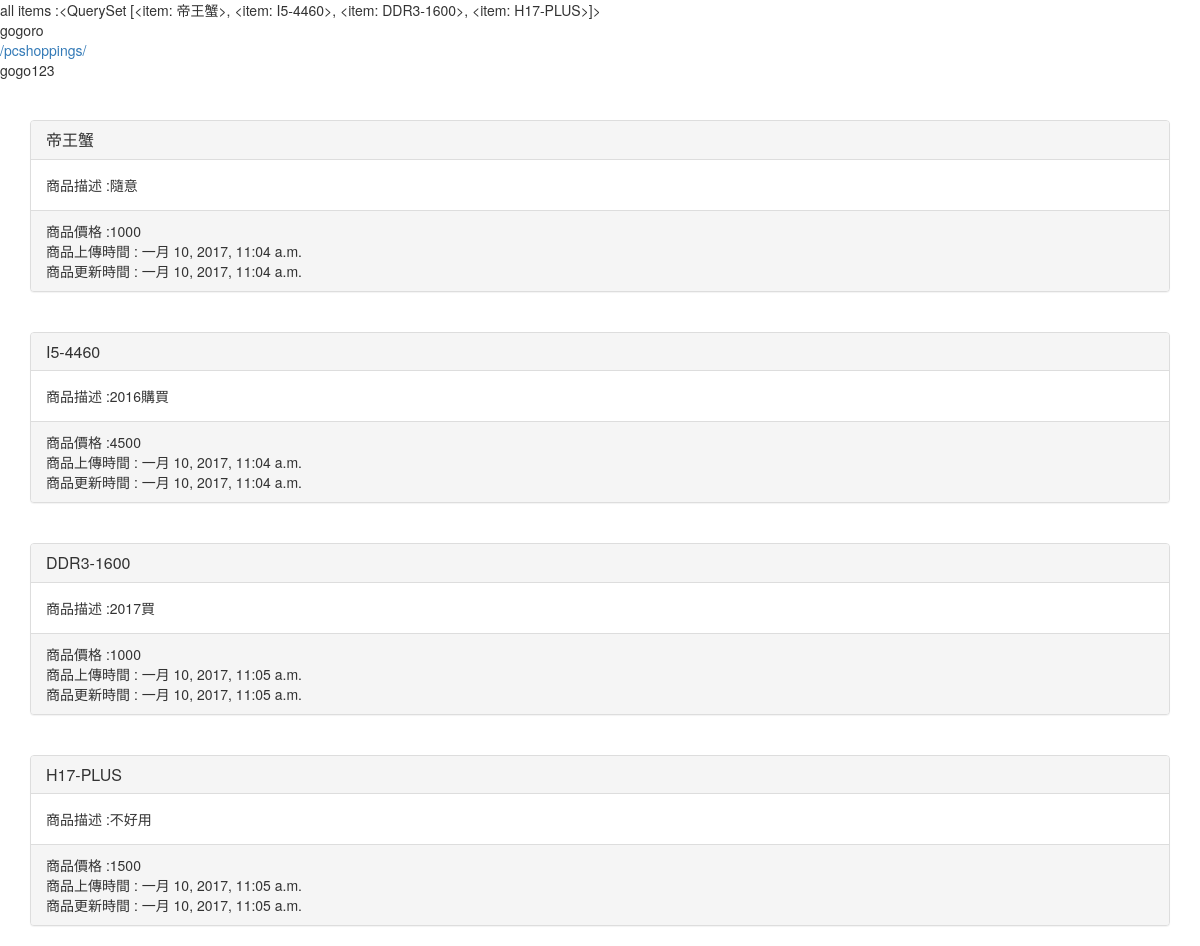
/pcshoppings/4, run on the app's committed database.
### pcshoppings/models.py (models this page shows)
class item(models.Model):
    category = models.ForeignKey(Category, verbose_name='商品分類', null=True, blank=True)
    item_name = models.CharField(verbose_name='商品名稱', max_length=20)
    item_description = models.TextField(verbose_name='商品描述',max_length=100)
    item_price = models.PositiveIntegerField(verbose_name='商品價格',default=None)
    created_time = models.DateTimeField(auto_now_add=True)
    update_time = models.DateTimeField(auto_now=True)
    item_img=models.ImageField(upload_to='upload', null=True,blank=True)
    item_url=models.CharField(verbose_name='商品相關連結', max_length=200,default=None)
    def __str__(self):
        return self.item_name

### pcshoppings/views.py (the view, shortened to what this page needs)
class Item_list_view(ListView):
    model=item

### templates/pcshoppings/item_list.html (shortened to what this page needs)
<head>
<link rel="stylesheet" href="https://maxcdn.bootstrapcdn.com/bootstrap/3.3.7/css/
bootstrap.min.css" integrity="sha384-BVYiiSIFeK1dGmJRAkycuHAHRg32OmUcww7on3RYdg4Va+PmSTsz/
K68vbdEjh4u">
<link rel="stylesheet" href="https://maxcdn.bootstrapcdn.com/bootstrap/3.3.7/css/bootstraptheme.
min.css" integrity="sha384-
rHyoN1iRsVXV4nD0JutlnGaslCJuC7uwjduW9SVrLvRYooPp2bWYgmgJQIXwl/Sp">
</head>
all items :{{ object_list }}
gogoro
<a href="{% url 'pc123'  category %}">
{% url 'pc123'  category %}
    </a>
gogo123
<div class="container">
<div class="row">
<div class="col-xs-3">
</div>
</div>
    {% for pc in object_list %}
<div class="panel panel-default">
<div class="panel-heading">
<h3 class="panel-title">
{{ pc.item_name}}
</h3>
</div>
<div class="panel-body">
商品描述 :{{ pc.item_description|truncatechars:50 }}
</div>
<div class="panel-footer">
 商品價格 :{{ pc.item_price}}
    <br>商品上傳時間  :  {{ pc.created_time  }}
    <br>商品更新時間    :  {{ pc.update_time  }}
</div>
</div>
{% endfor %}
   </div>

### data on the page
item: item_name.item_name "<QuerySet [<item: 帝王蟹>, <item: I5-4460>, <item: DDR3-1600>, <item: H17-PLUS>]>", item_name "帝王蟹", item_description "隨意", item_price "1000", created_time "一月 10, 2017, 11:04 a.m.", update_time "一月 10, 2017, 11:04 a.m."
item: item_name "I5-4460", item_description "2016購買", item_price "4500", created_time "一月 10, 2017, 11:04 a.m.", update_time "一月 10, 2017, 11:04 a.m."
item: item_name "DDR3-1600", item_description "2017買", item_price "1000", created_time "一月 10, 2017, 11:05 a.m.", update_time "一月 10, 2017, 11:05 a.m."
item: item_name "H17-PLUS", item_description "不好用", item_price "1500", created_time "一月 10, 2017, 11:05 a.m.", update_time "一月 10, 2017, 11:05 a.m."
